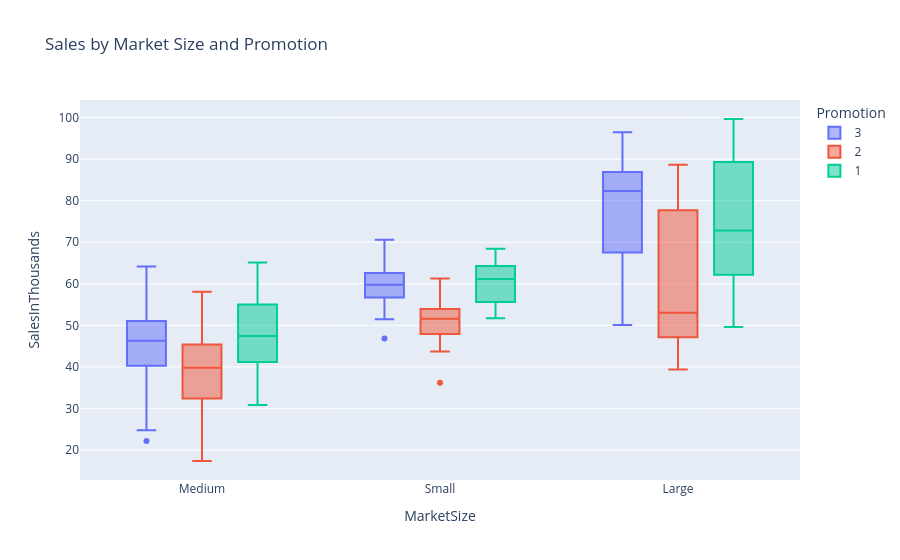

This figure's notebook cell:
### Markdown cell above
### Market Size Effect

### Code cell
fig = px.box(
    df,
    x="MarketSize",
    y="SalesInThousands",
    color="Promotion",
    title="Sales by Market Size and Promotion"
)
fig.show()

### Figure 1 — Plotly figure (JSON) as saved in the notebook; plotly's stock layout.template omitted (floating-point values rounded to 4 significant figures; data arrays with more than 128 entries replaced by an {"elided": "..."} marker saying what was removed)
{"data": [{"alignmentgroup": "True", "hovertemplate": "Promotion=3<br>MarketSize=%{x}<br>SalesInThousands=%{y}<extra></extra>", "legendgroup": "3", "marker": {"color": "#636efa"}, "name": "3", "notched": false, "offsetgroup": "3", "orientation": "v", "showlegend": true, "type": "box", "x": {"elided": "188 str values"}, "x0": " ", "xaxis": "x", "y": {"elided": "188 float values"}, "y0": " ", "yaxis": "y"}, {"alignmentgroup": "True", "hovertemplate": "Promotion=2<br>MarketSize=%{x}<br>SalesInThousands=%{y}<extra></extra>", "legendgroup": "2", "marker": {"color": "#EF553B"}, "name": "2", "notched": false, "offsetgroup": "2", "orientation": "v", "showlegend": true, "type": "box", "x": {"elided": "188 str values"}, "x0": " ", "xaxis": "x", "y": {"elided": "188 float values"}, "y0": " ", "yaxis": "y"}, {"alignmentgroup": "True", "hovertemplate": "Promotion=1<br>MarketSize=%{x}<br>SalesInThousands=%{y}<extra></extra>", "legendgroup": "1", "marker": {"color": "#00cc96"}, "name": "1", "notched": false, "offsetgroup": "1", "orientation": "v", "showlegend": true, "type": "box", "x": {"elided": "172 str values"}, "x0": " ", "xaxis": "x", "y": {"elided": "172 float values"}, "y0": " ", "yaxis": "y"}], "layout": {"boxmode": "group", "legend": {"title": {"text": "Promotion"}, "tracegroupgap": 0}, "title": {"text": "Sales by Market Size and Promotion"}, "xaxis": {"anchor": "y", "domain": [0, 1], "title": {"text": "MarketSize"}}, "yaxis": {"anchor": "x", "domain": [0, 1], "title": {"text": "SalesInThousands"}}}}
